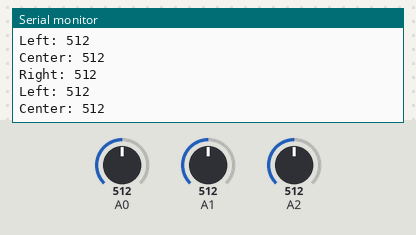
Bench run of a sketch on a simulated Arduino Uno, built with avr-gcc and run on an emulated ATmega328P. Shown: the last lines printed to the serial monitor. Inputs (shaded band) come from the test bench; at power-on: A0 = 512, A1 = 512, A2 = 512.

Above: at 1.5 s.
1.6 s: A0 set to 716
At 2.9 s:
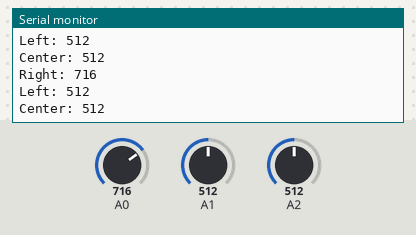
3.1 s: A1 set to 716
At 4.4 s:
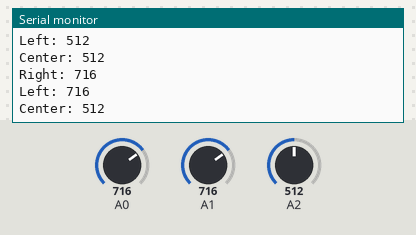
4.6 s: A2 set to 716
At 5.7 s:
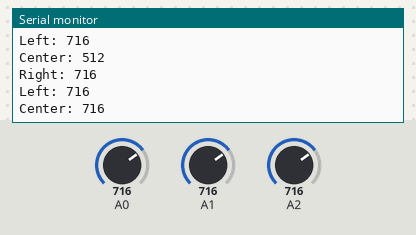
6.1 s: A0 set to 900
At 7.4 s:
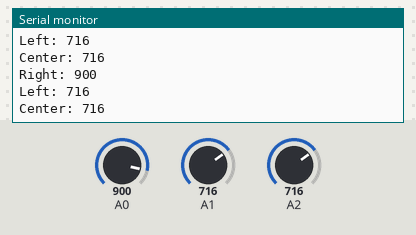
7.6 s: A1 set to 900
At 8.9 s:
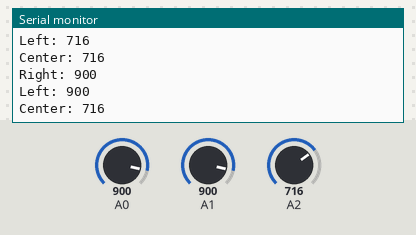
9.1 s: A2 set to 900
At 10.4 s:
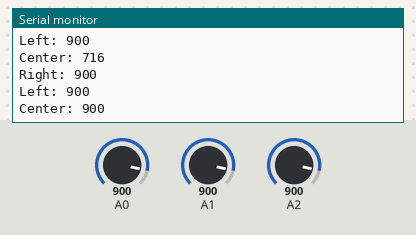
Timing chart, 0 to 11.6 s (numbered marks = the images above; inputs shaded):
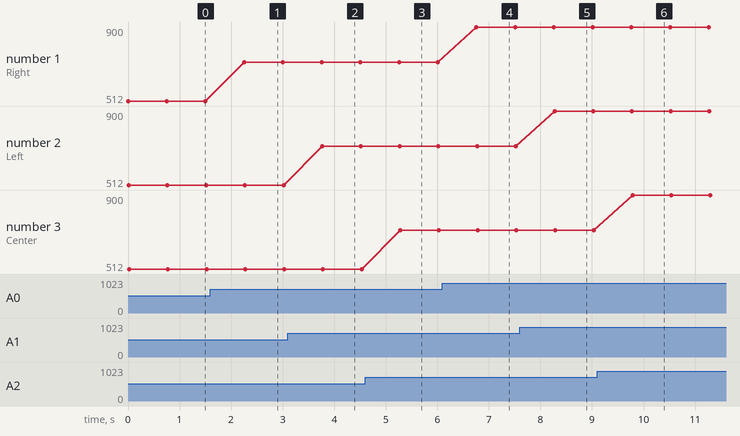

Measured:
- after the input at 1.6 s, the serial monitor: prints a new line after 0.65 s (image 1)
- after the input at 3.1 s, the serial monitor: prints a new line after 0.67 s (image 2)
- after the input at 4.6 s, the serial monitor: prints a new line after 0.68 s (image 3)
- after the input at 6.1 s, the serial monitor: prints a new line after 0.66 s (image 4)
- after the input at 7.6 s, the serial monitor: prints a new line after 0.67 s (image 5)
- after the input at 9.1 s, the serial monitor: prints a new line after 0.69 s (image 6)
- plotted number 1: 512 → 716 after the input at 1.6 s, 716 → 900 after the input at 6.1 s

The sketch:

TestingProgram2.ino
```cpp
void setup() {
  // put your setup code here, to run once:
  Serial.begin(9600);
}

void loop() {
  // put your main code here, to run repeatedly:
  Serial.print("Right: ");
  Serial.println(analogRead(0));
  Serial.print("Left: ");
  Serial.println(analogRead(1));
  Serial.print("Center: ");
  Serial.println(analogRead(2));
  Serial.println();
  delay(750);
}
```
